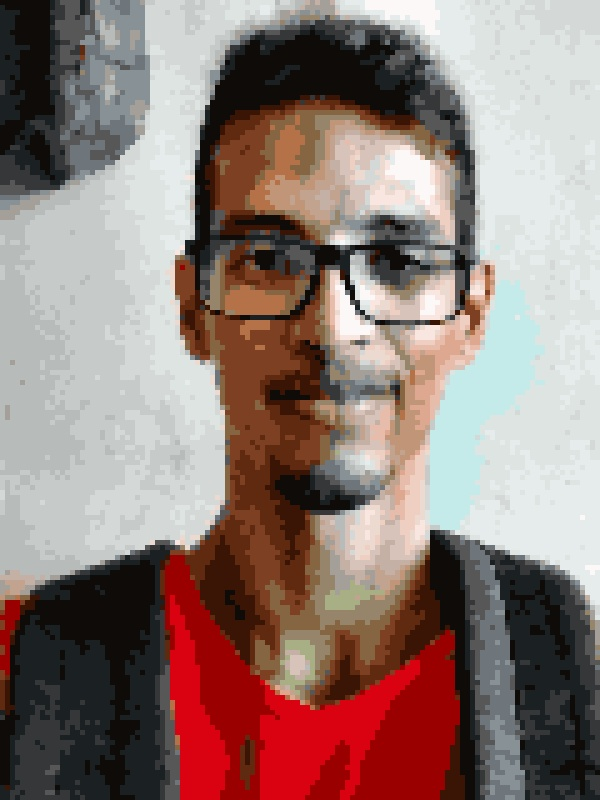
#> input picture img/Eu pixelado.jpg, 600 x 800 px, given in place of astronauta.jpg, which was not available
$ python main.py   (older library calls are emulated)
#> lines starting #> are read from the running program, lines starting #| are printed output that depends on the picture; pictures that were not available may be replaced by others from this repository, and a replacement may not be noted
### func.py
from numpy.lib.type_check import imag
from sklearn.cluster import KMeans
from sklearn.metrics import pairwise_distances_argmin
from sklearn.datasets import load_sample_image
from sklearn.utils import shuffle
from time import time
import math
import random
import numpy as np
from copy import deepcopy
import cv2
import colorsys

# [178 lines left out: functions kmeans_color_quantization, quantizacao, saturar_img, saturar_img2, recreate_image, quantizar_cores_k_means and 3 more, not called in this run]

def quantizar_cores2(imagem, k):
    z =imagem.reshape((-1,3))
    z = np.float32(z)
    criteria = (cv2.TERM_CRITERIA_EPS + cv2.TERM_CRITERIA_MAX_ITER, 10, 1.0)
    ret, label, center = cv2.kmeans(z,k,None,criteria,10,cv2.KMEANS_RANDOM_CENTERS)
    center = np.uint8(center)
    res = center[label.flatten()]
    nova_imagem = res.reshape((imagem.shape))

    #cv2.imwrite('imagem quantizada.jpg', nova_imagem)
    #cv2.imshow('imagem quantizada', nova_imagem)
    #cv2.waitKey(0)
    return nova_imagem

# [237 lines left out: functions mudar_paletaCores2, mudar_paletaCores, not called in this run]

def equalizar_histograma(imagem):
    r,g,b = np.float32(cv2.split(imagem)).astype(np.uint8)
    clahe_r = cv2.createCLAHE(clipLimit=2.0, tileGridSize=(8,8))
    clahe_g = cv2.createCLAHE(clipLimit=2.0, tileGridSize=(8,8))
    clahe_b = cv2.createCLAHE(clipLimit=2.0, tileGridSize=(8,8))

    nova_imagem_r = clahe_r.apply(r)
    nova_imagem_g = clahe_g.apply(g)
    nova_imagem_b = clahe_b.apply(b)

    nova_imagem = cv2.merge((nova_imagem_r, nova_imagem_g, nova_imagem_b))

    #cv2.imwrite("imagem equalizada.jpg", nova_imagem)
    #cv2.imshow('imagem equalizada', nova_imagem)
    #cv2.waitKey(0)
    return nova_imagem

# [11 lines left out: function limiarizacao, not called in this run]

def diminuir_pixel(imagem, n):
    tamanho = imagem.shape[0:2]
    x = int(tamanho[1] * n)
    y = int(tamanho[0] * n )

    nova_imagem = cv2.resize(imagem, (x , y), interpolation= cv2.INTER_NEAREST)
    nova_imagem = cv2.resize(nova_imagem, (tamanho[1] , tamanho[0]), interpolation= cv2.INTER_NEAREST)

    return nova_imagem

# [50 lines left out: functions filtro_sobel, pixelizacao, somar_imagens, adicionar_highlights, aplicar_contorno_sobel, not called in this run]

def aplicar_contorno_stylization(imagem):
    dst_gray, dst_color = cv2.pencilSketch(imagem,sigma_s=60, sigma_r=0.1, shade_factor=0.07)
    contorno = cv2.stylization(imagem, sigma_s = 60, sigma_r= 1.6)

    nova_imagem = cv2.addWeighted(imagem, 1.2, contorno, -0.2,-10)
    #cv2.imshow('imagem com contorno.jpg', nova_imagem)
    nova_imagem = cv2.addWeighted(imagem, 1.2, dst_color, -0.2,20)
    # [5 lines of commented-out code are left out]
    return nova_imagem

# [24 lines left out: functions aumentar_nitidez2, aumentar_nitidez, not called in this run]

def pintura_oleo(imagem):
    kernel = cv2.getStructuringElement(cv2.MORPH_ELLIPSE, (6,6))
    morph = cv2.morphologyEx(imagem, cv2.MORPH_OPEN, kernel)
    nova_imagem = cv2.normalize(morph,None,20,255,cv2.NORM_MINMAX)


    #cv2.imshow('imagem com oleo', nova_imagem)
    #cv2.waitKey(0)
    return nova_imagem

# [24 lines left out: functions aumentar_contraste, aumentar_contraste2, transformar_imagem, not called in this run]

#mudar_paletaCores([0,0,0])

### main.py
from func import *

arquivo = 'astronauta'
path = 'img'
nome = '{}/{}.jpg'.format(path,arquivo)

img_original = cv2.imread(nome)
#> img_original is the input picture: shape (800, 600, 3); mean B, G, R 119.1, 124.4, 145.3
sizepixel = 0.2
cores = 32
tamanho = img_original.shape[0:2]
#> tamanho = (800, 600)
if(tamanho[1]>tamanho[0]):
    img = cv2.resize(img_original, (800 , 600), interpolation= cv2.INTER_NEAREST)
    img_original = cv2.resize(img_original, (800 , 600), interpolation= cv2.INTER_NEAREST)
else:
    img = cv2.resize(img_original, (600 , 800), interpolation= cv2.INTER_NEAREST)
    img_original = cv2.resize(img_original, (600 , 800), interpolation= cv2.INTER_NEAREST)

img = equalizar_histograma(img)
#> in equalizar_histograma, `r,g,b = np.float32(cv2.split(imagem)).astype(np.uint8)`:
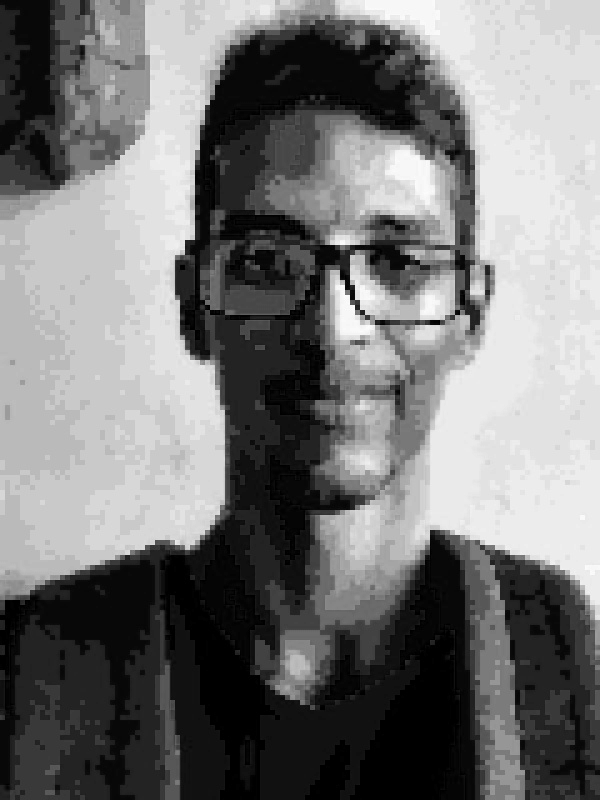
#> r: shape (800, 600); min 0, max 255, mean 119.1
#> in equalizar_histograma, `nova_imagem_g = clahe_g.apply(g)`:
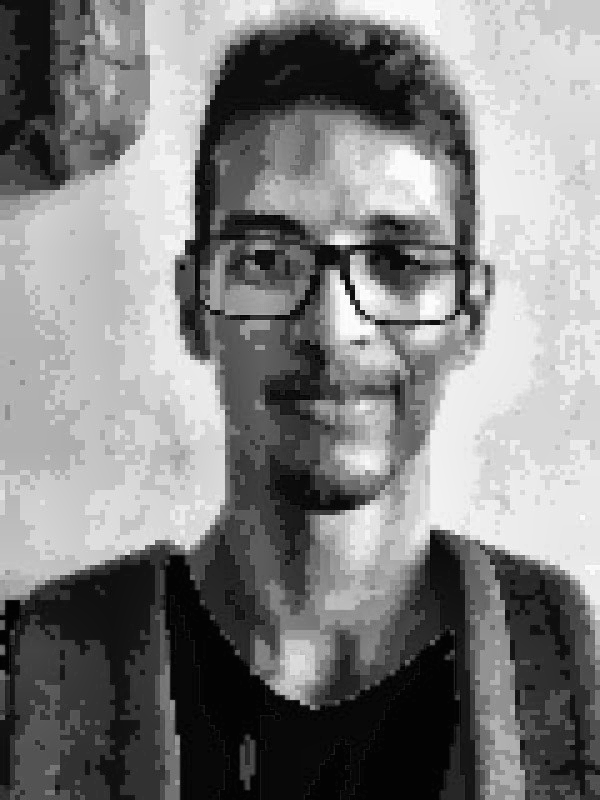
#> nova_imagem_g: shape (800, 600); min 1, max 255, mean 128.4
#> in equalizar_histograma, `nova_imagem_b = clahe_b.apply(b)`:
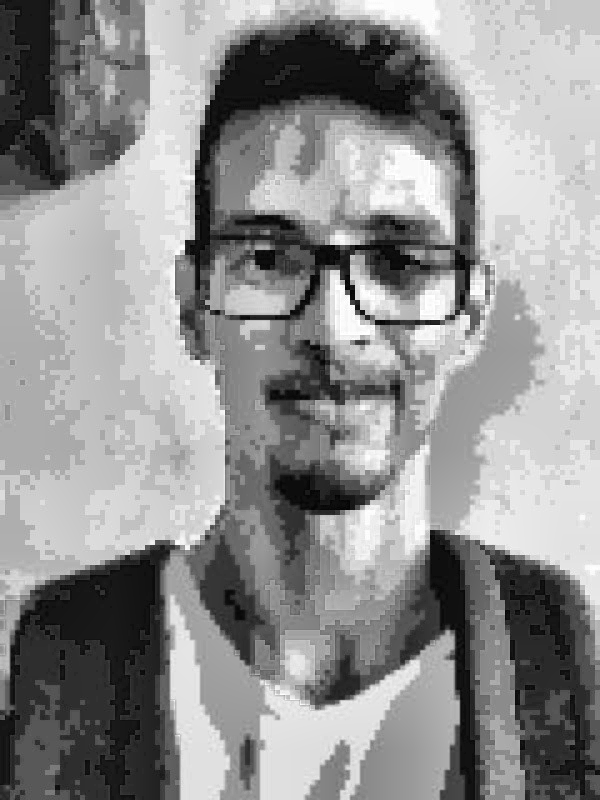
#> nova_imagem_b: shape (800, 600); min 1, max 255, mean 144.4
img = pintura_oleo(img)
img = aplicar_contorno_stylization(img) #aquarela
#> in aplicar_contorno_stylization, `dst_gray, dst_color = cv2.pencilSketch(imagem,sigma_s=60, sigma_r=0.1,..`:
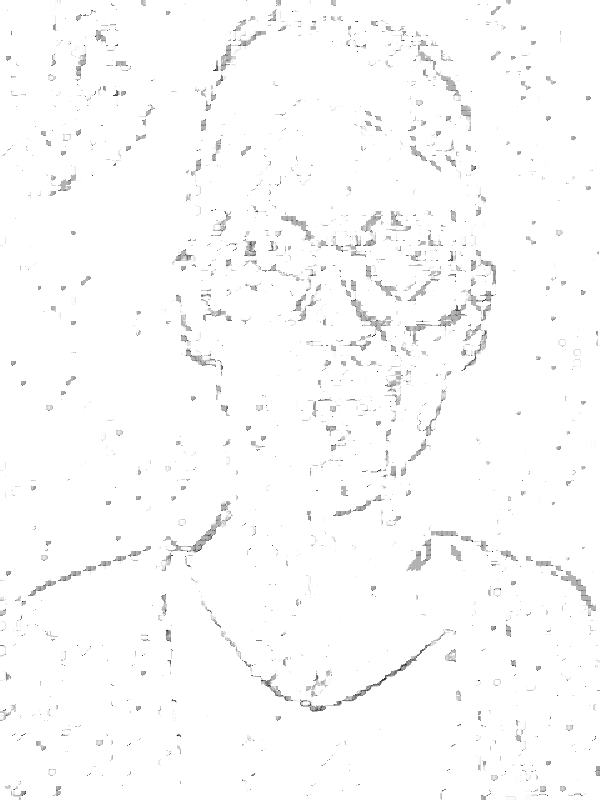
#> dst_gray: shape (800, 600); min 36, max 255, mean 251.6
#> in aplicar_contorno_stylization, `contorno = cv2.stylization(imagem, sigma_s = 60, sigma_r= 1.6)`:
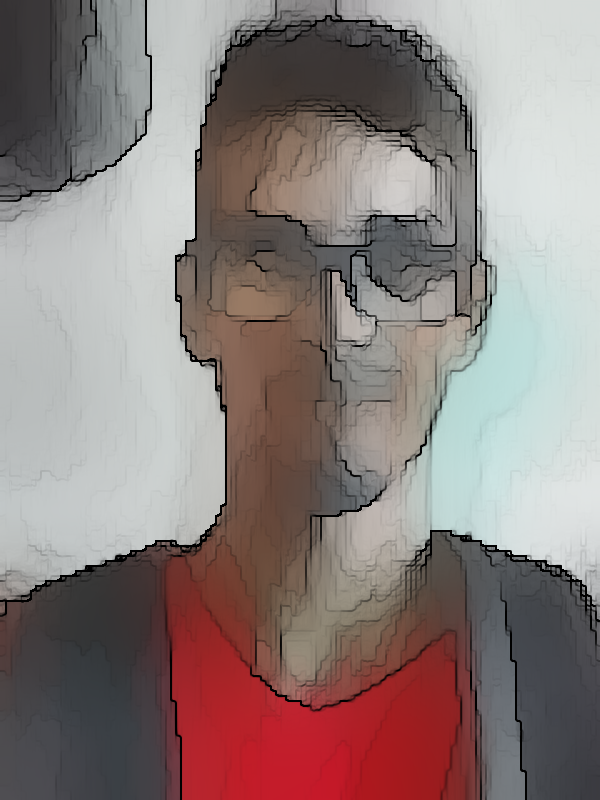
#> contorno: shape (800, 600, 3); mean of channels 0, 1, 2 125, 127.1, 140.9; drawn as B, G, R
#> in aplicar_contorno_stylization, `nova_imagem = cv2.addWeighted(imagem, 1.2, dst_color, -0.2,20)`:
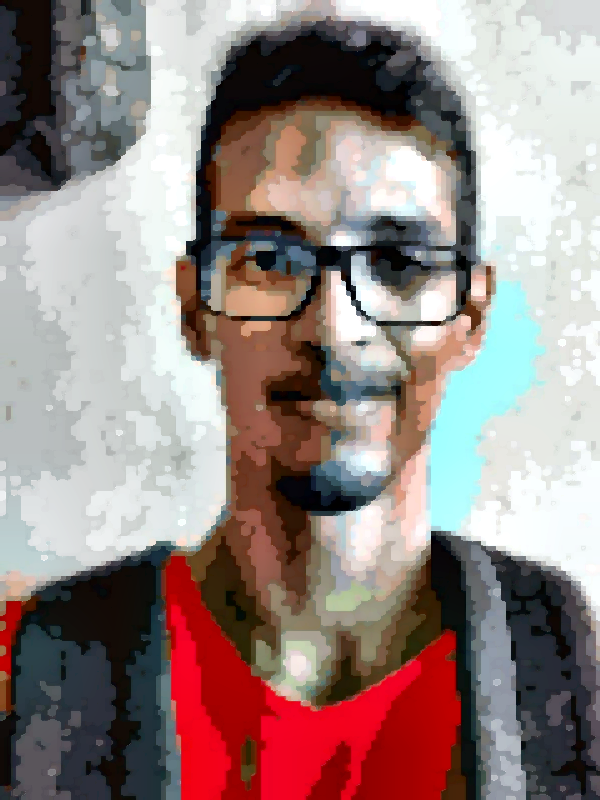
#> nova_imagem: shape (800, 600, 3); mean of channels 0, 1, 2 130.6, 133.5, 150.8; drawn as B, G, R
img = quantizar_cores2(img, cores)
#> in quantizar_cores2, `ret, label, center = cv2.kmeans(z,k,None,criteria,10,cv2.KMEANS_RANDOM..`: ret = 81998651.8; center = 32 rows, first 8: [111.2, 134, 155.3], [70.48, 93.54, 136.4], [149.5, 174, 223.8], [3.65, 25.39, 52.37], [49.94, 42.45, 34.83], [125.5, 153.8, 205.7], [203.4, 214.4, 249.3], [180.7, 192.6, 239.7]
#> in quantizar_cores2, `center = np.uint8(center)`: center = 32 rows, first 8: [111, 133, 155], [70, 93, 136], [149, 173, 223], [3, 25, 52], [49, 42, 34], [125, 153, 205], [203, 214, 249], [180, 192, 239]
img = diminuir_pixel(img, sizepixel) #porcentagem
#> in diminuir_pixel, `nova_imagem = cv2.resize(nova_imagem, (tamanho[1] , tamanho[0]), inter..`:
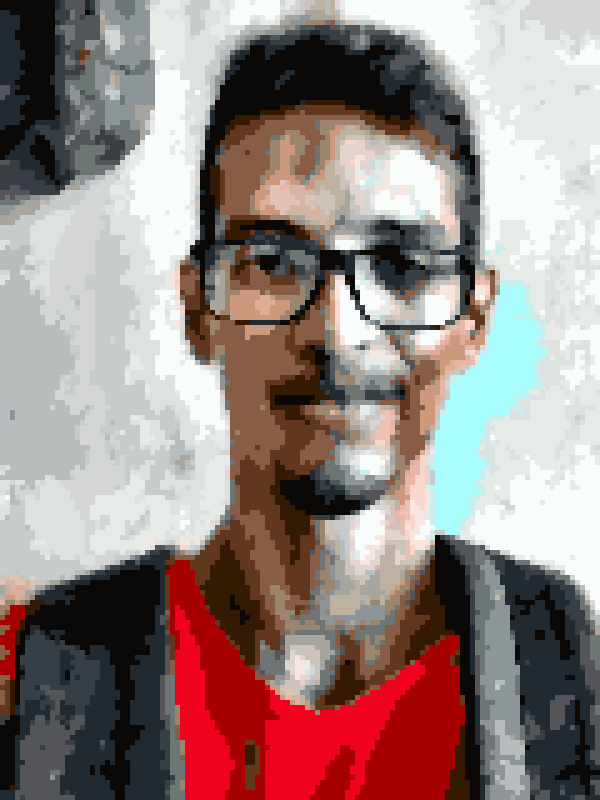
#> nova_imagem: shape (800, 600, 3); mean of channels 0, 1, 2 130.8, 133.7, 150.9; drawn as B, G, R

#img = equalizar_histograma(img)
cv2.imshow('imagem final', img)
cv2.waitKey(0)
#img = np.array(img, dtype = np.float32)*255
nome_final = '{}/{} pixelado.jpg'.format(path,arquivo)
cv2.imwrite(nome_final, img)

$ run again, on img/astronauta pixelado.jpg
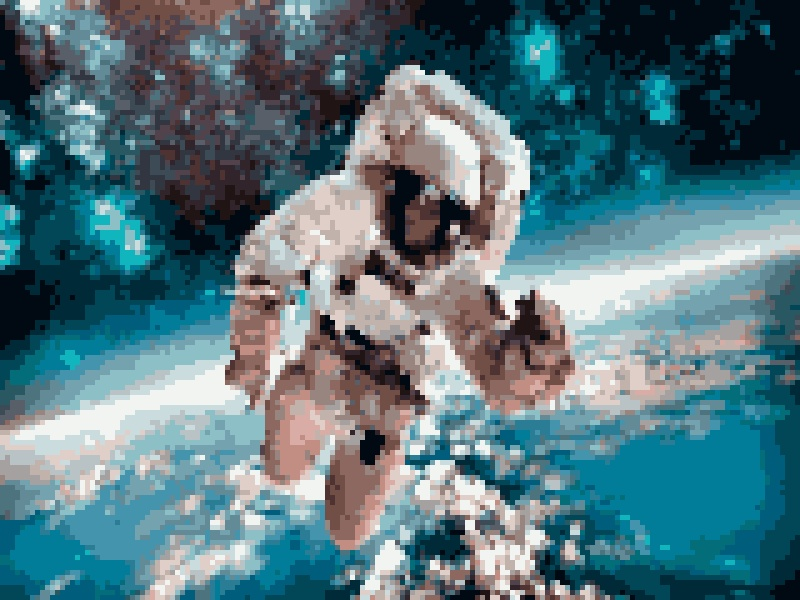
#> input picture img/astronauta pixelado.jpg, 800 x 600 px, given in place of astronauta.jpg, which was not available
#> img_original is the input picture: shape (600, 800, 3); mean B, G, R 125.9, 117, 86.1
#> in aplicar_contorno_stylization, `nova_imagem = cv2.addWeighted(imagem, 1.2, contorno, -0.2,-10)`:
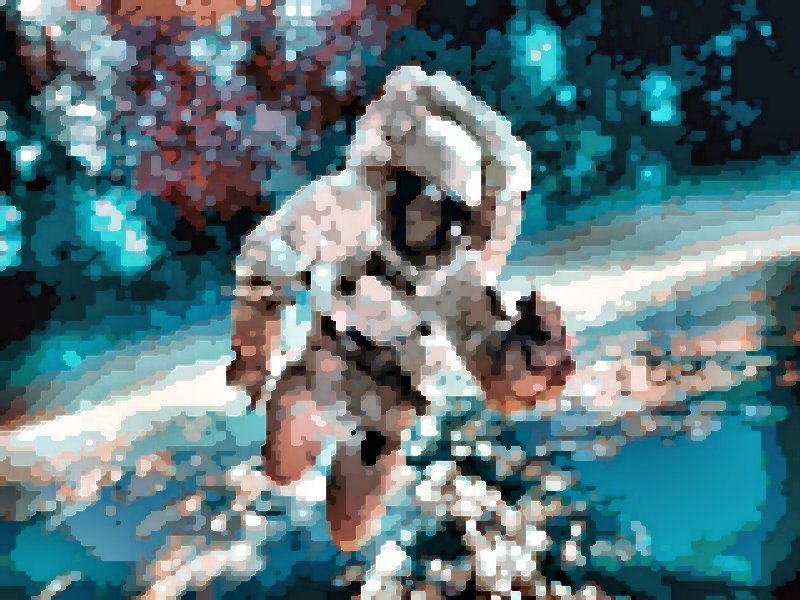
#> nova_imagem: shape (600, 800, 3); mean of channels 0, 1, 2 125, 119.6, 92; drawn as B, G, R
#> in quantizar_cores2, `ret, label, center = cv2.kmeans(z,k,None,criteria,10,cv2.KMEANS_RANDOM..`: ret = 146621531.7; center = 32 rows, first 8: [182.2, 171.8, 116.3], [87, 92.16, 127], [15.31, 19.6, 34.92], [183.7, 160.1, 72.5], [65.97, 51.7, 0.636], [87.26, 75.76, 80.23], [131.2, 148.2, 190], [66.69, 72.93, 106.4]
#> in quantizar_cores2, `center = np.uint8(center)`: center = 32 rows, first 8: [182, 171, 116], [87, 92, 126], [15, 19, 34], [183, 160, 72], [65, 51, 0], [87, 75, 80], [131, 148, 189], [66, 72, 106]
#> in diminuir_pixel, `nova_imagem = cv2.resize(nova_imagem, (tamanho[1] , tamanho[0]), inter..`:
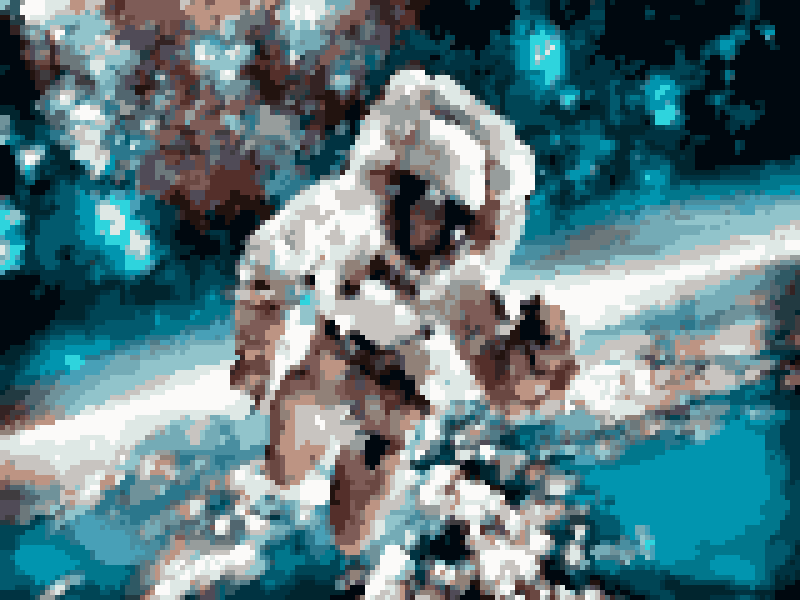
#> nova_imagem: shape (600, 800, 3); mean of channels 0, 1, 2 130.2, 123.7, 92.2; drawn as B, G, R

$ run again, on img/astronauta.jpg
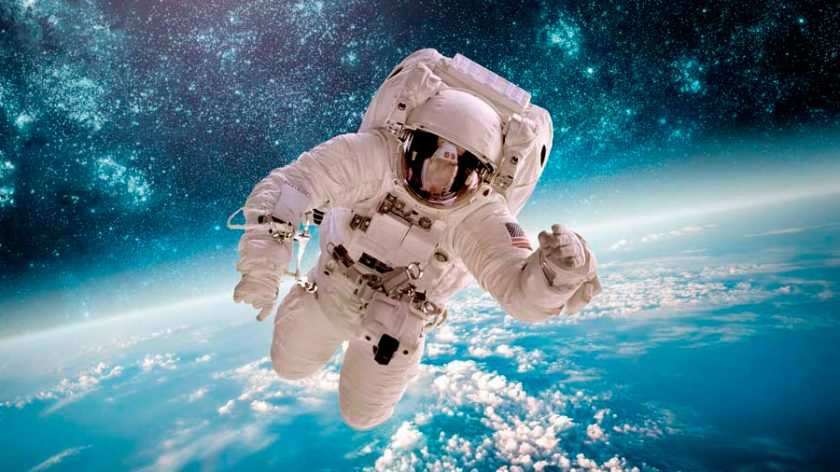
#> input picture img/astronauta.jpg, 840 x 472 px
#> img_original is the input picture: shape (472, 840, 3); mean B, G, R 142.9, 128.3, 88.6
#> in aplicar_contorno_stylization, `nova_imagem = cv2.addWeighted(imagem, 1.2, dst_color, -0.2,20)`:
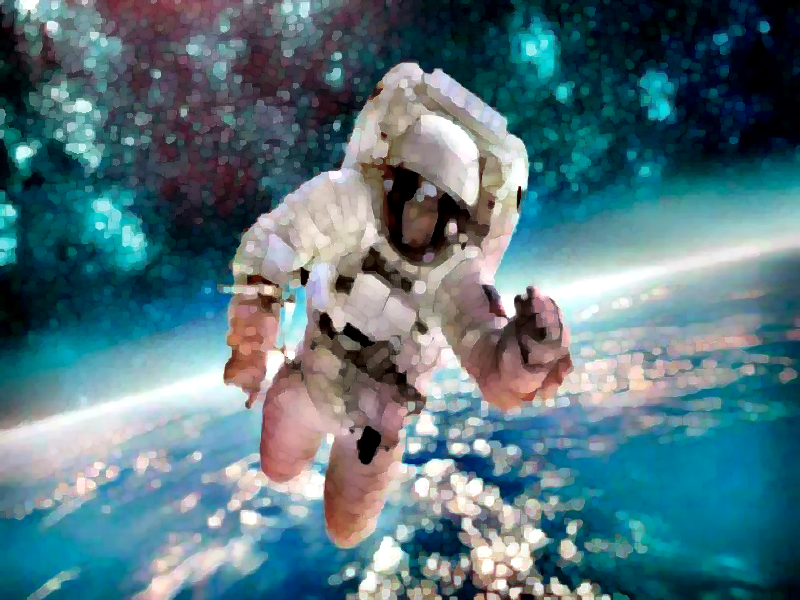
#> nova_imagem: shape (600, 800, 3); mean of channels 0, 1, 2 126.7, 117.7, 86.2; drawn as B, G, R
#> in quantizar_cores2, `ret, label, center = cv2.kmeans(z,k,None,criteria,10,cv2.KMEANS_RANDOM..`: ret = 164944846.9; center = 32 rows, first 8: [71.77, 79.39, 113.6], [127.1, 133.6, 152.3], [99.26, 88.89, 41.57], [21.68, 20.09, 33.09], [56.91, 42.5, 1.51], [75.79, 66.62, 82.34], [154.8, 125.9, 1.44], [165.9, 173.7, 217]
#> in quantizar_cores2, `center = np.uint8(center)`: center = 32 rows, first 8: [71, 79, 113], [127, 133, 152], [99, 88, 41], [21, 20, 33], [56, 42, 1], [75, 66, 82], [154, 125, 1], [165, 173, 217]
#> in diminuir_pixel, `nova_imagem = cv2.resize(nova_imagem, (tamanho[1] , tamanho[0]), inter..`:
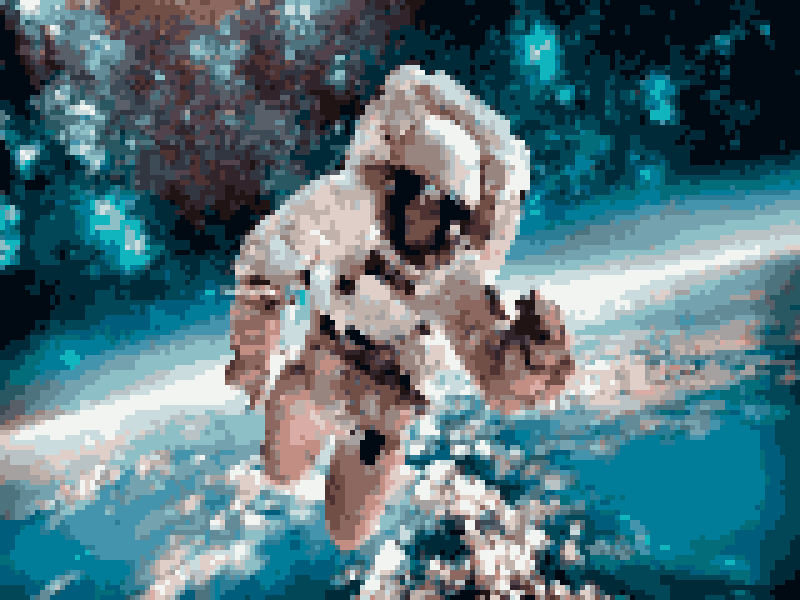
#> nova_imagem: shape (600, 800, 3); mean of channels 0, 1, 2 126.1, 117.1, 85.8; drawn as B, G, R
